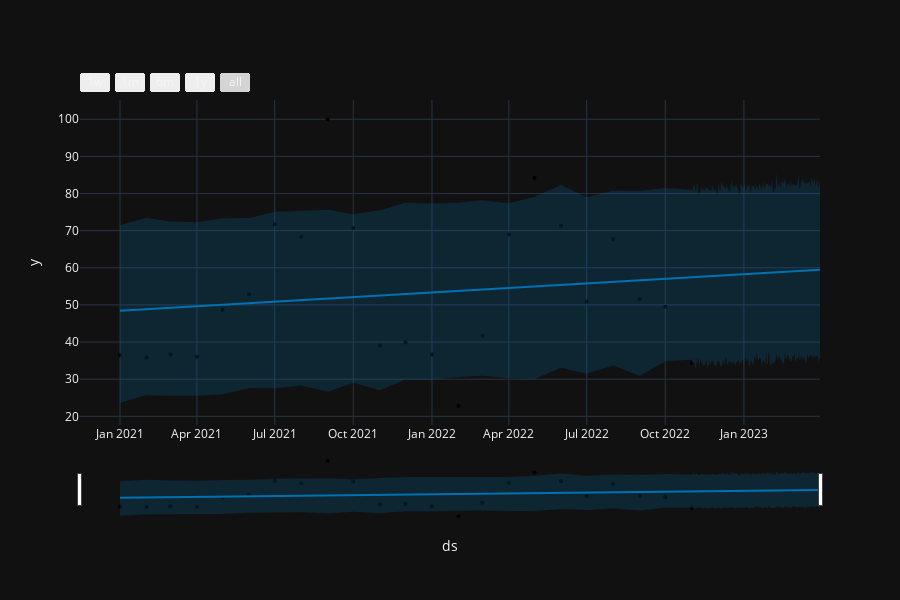

Notebook code cell kept with this figure:
### Markdown cell above
## График обычного Prophet для Яндекс Вордстата:

### Code cell
plot_plotly(prophet_model_Yan, forecast_Yan)

### Figure 1 — Plotly figure (JSON) as saved in the notebook; plotly's stock layout.template omitted (floating-point values rounded to 4 significant figures; data arrays with more than 128 entries replaced by an {"elided": "..."} marker saying what was removed)
{"data": [{"marker": {"color": "black", "size": 4}, "mode": "markers", "name": "Actual", "x": ["2021-01-01T00:00:00", "2021-02-01T00:00:00", "2021-03-01T00:00:00", "2021-04-01T00:00:00", "2021-05-01T00:00:00", "2021-06-01T00:00:00", "2021-07-01T00:00:00", "2021-08-01T00:00:00", "2021-09-01T00:00:00", "2021-10-01T00:00:00", "2021-11-01T00:00:00", "2021-12-01T00:00:00", "2022-01-01T00:00:00", "2022-02-01T00:00:00", "2022-03-01T00:00:00", "2022-04-01T00:00:00", "2022-05-01T00:00:00", "2022-06-01T00:00:00", "2022-07-01T00:00:00", "2022-08-01T00:00:00", "2022-09-01T00:00:00", "2022-10-01T00:00:00", "2022-11-01T00:00:00"], "y": [36.47, 35.87, 36.67, 36.07, 48.7, 52.91, 71.74, 68.34, 100.0, 70.74, 39.08, 39.88, 36.67, 22.85, 41.68, 68.94, 84.17, 71.34, 50.9, 67.74, 51.5, 49.5, 34.27], "type": "scatter"}, {"hoverinfo": "skip", "line": {"width": 0}, "mode": "lines", "x": {"elided": "173 str values"}, "y": {"elided": "173 float values"}, "type": "scatter"}, {"fill": "tonexty", "fillcolor": "rgba(0, 114, 178, 0.2)", "line": {"color": "#0072B2", "width": 2}, "mode": "lines", "name": "Predicted", "x": {"elided": "173 str values"}, "y": {"elided": "173 float values"}, "type": "scatter"}, {"fill": "tonexty", "fillcolor": "rgba(0, 114, 178, 0.2)", "hoverinfo": "skip", "line": {"width": 0}, "mode": "lines", "x": {"elided": "173 str values"}, "y": {"elided": "173 float values"}, "type": "scatter"}], "layout": {"height": 600, "showlegend": false, "width": 900, "xaxis": {"rangeselector": {"buttons": [{"count": 7, "label": "1w", "step": "day", "stepmode": "backward"}, {"count": 1, "label": "1m", "step": "month", "stepmode": "backward"}, {"count": 6, "label": "6m", "step": "month", "stepmode": "backward"}, {"count": 1, "label": "1y", "step": "year", "stepmode": "backward"}, {"step": "all"}]}, "rangeslider": {"visible": true}, "title": {"text": "ds"}, "type": "date"}, "yaxis": {"title": {"text": "y"}}}}
